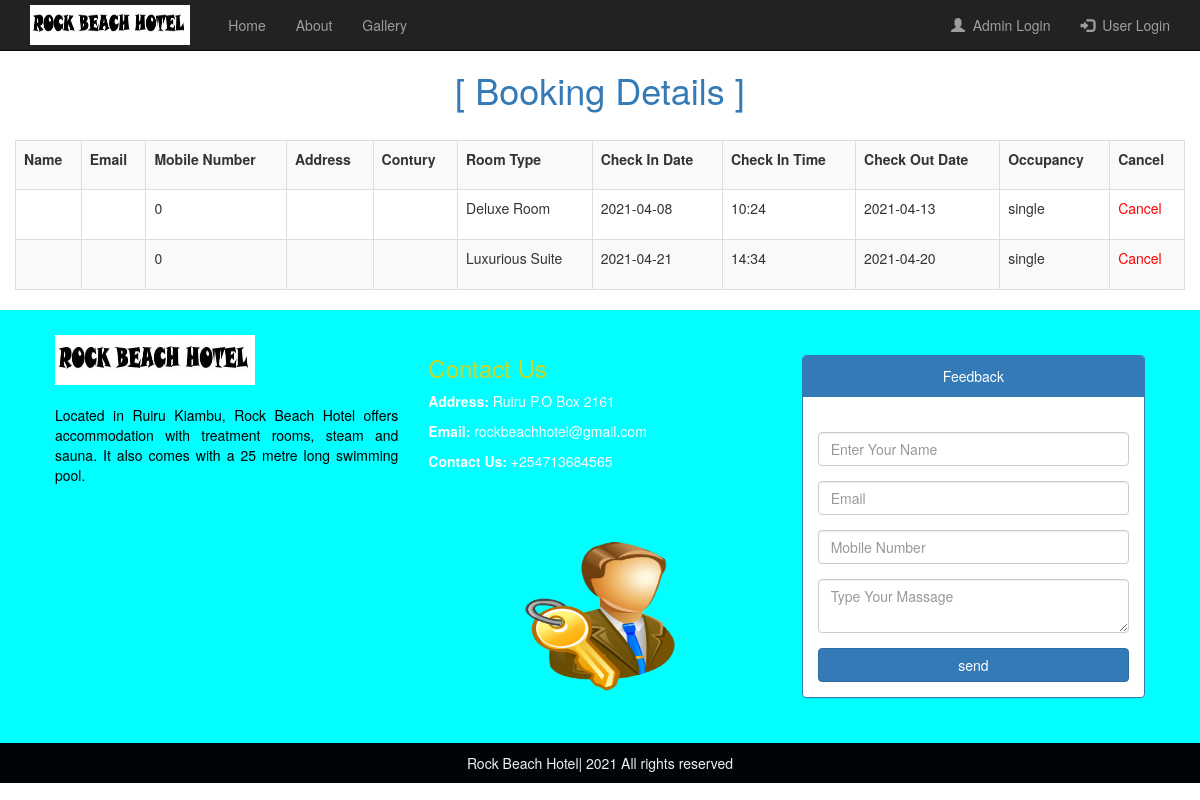
The app's page /order.php with its own data.
### tables this page shows
CREATE TABLE `room_booking_details` (
  `id` int(11) NOT NULL,
  `name` char(50) NOT NULL,
  `email` varchar(50) NOT NULL,
  `phone` bigint(20) NOT NULL,
  `address` varchar(255) NOT NULL,
  `city` varchar(100) NOT NULL,
  `state` varchar(100) NOT NULL,
  `zip` int(20) NOT NULL,
  `contry` varchar(50) NOT NULL,
  `room_type` varchar(100) NOT NULL,
  `check_in_date` date NOT NULL,
  `check_in_time` varchar(6) NOT NULL,
  `check_out_date` date NOT NULL,
  `Occupancy` varchar(100) NOT NULL
);

### order.php (the view, shortened to what this page needs)
<?php
include('connection.php');
?>
<!DOCTYPE html>
<html lang="en">
<head>
  <link rel="stylesheet" href="https://maxcdn.bootstrapcdn.com/bootstrap/3.4.0/css/bootstrap.min.css">
  <link href="css/style.css"rel="stylesheet"/>
  <link rel="stylesheet" href="https://cdnjs.cloudflare.com/ajax/libs/font-awesome/4.7.0/css/font-awesome.min.css">
</head>
<body style="margin-top:50px;">
  <?php
  include('Menu Bar.php');
  ?>
<div class="container-fluid">
  <h1 class="text-center text-primary">[ Booking Details ]</h1><br>
  <div class="container">
    <div class="row">
        <table class="table table-striped table-bordered table-hover table-responsive"style="height:150px;">
               <tr>
                    <th>Name</th>
                    <th>Email</th>
                    <th>Mobile Number</th>
                    <th>Address</th>
                    <th>Contury</th>
                    <th>Room Type</th>
                    <th>Check In Date</th>
                    <th>Check In Time</th>
                    <th>Check Out Date</th>
                    <th>Occupancy</th>
					<th>Cancel</th>
               </tr>
               <?php
$sql= mysqli_query($con,"select * from room_booking_details where email='$eid' ");
while($result=mysqli_fetch_assoc($sql))
{
$oid=$result['id'];
echo "<tr>";
echo "<td>".$result['name']."</td>";
echo "<td>".$result['email']."</td>";
echo "<td>".$result['phone']."</td>";
echo "<td>".$result['address']."</td>";
echo "<td>".$result['contry']."</td>";
echo "<td>".$result['room_type']."</td>";
echo "<td>".$result['check_in_date']."</td>";
echo "<td>".$result['check_in_time']."</td>";
echo "<td>".$result['check_out_date']."</td>";
echo "<td>".$result['Occupancy']."</td>";
echo "<td><a href='cancel_order.php?order_id=$oid' style='color:Red'>Cancel</a></td>";
echo "</tr>";
}
               ?>
          </table>
    </div>
    </div>
  </div>
<?php
include('Footer.php')
?>
</body>
</html>

### css/style.css (style rules this page uses)
* { margin:0px; padding: 0px; }
h1 { font-family:font-family: 'Lobster', cursive; color:#ffffff; }

### records on screen
room_booking_details: phone "0", room_type "Deluxe Room", check_in_date "2021-04-08", check_in_time "10:24", check_out_date "2021-04-13", Occupancy "single"
room_booking_details: phone "0", room_type "Luxurious Suite", check_in_date "2021-04-21", check_in_time "14:34", check_out_date "2021-04-20", Occupancy "single"
